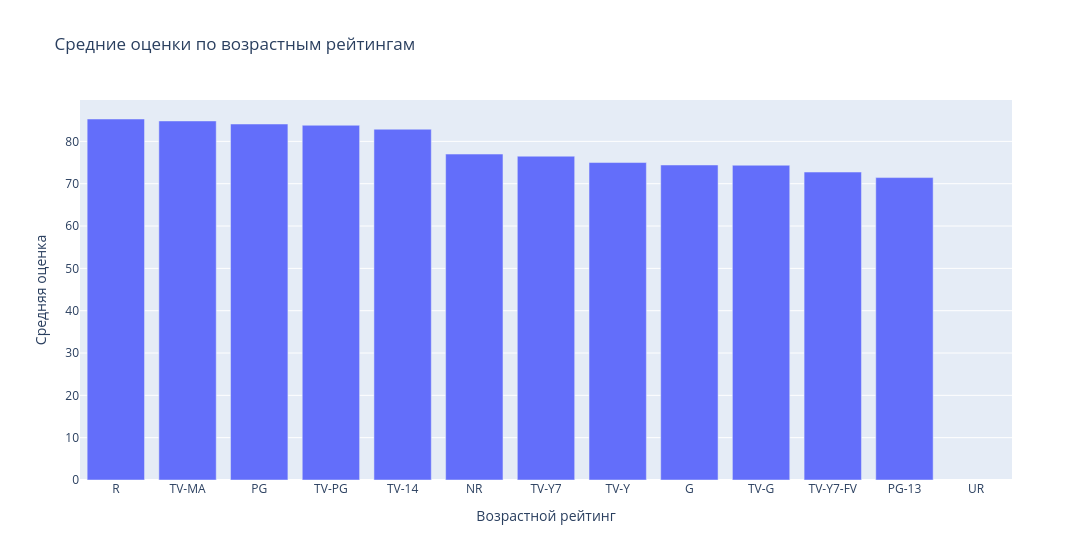

The notebook cell this image was saved under:
### Code cell
fig = go.Figure()

fig.add_trace(go.Bar(x = rating_mean['rating'], y= rating_mean['user rating score']))
fig.update_layout(
        title='Средние оценки по возрастным рейтингам',
        xaxis_title='Возрастной рейтинг',
        yaxis_title='Средняя оценка',
        xaxis=dict(categoryorder='total descending'),
        width = 1200)

fig.show()

### Figure 1 — Plotly figure (JSON) as saved in the notebook; plotly's stock layout.template omitted (floating-point values rounded to 4 significant figures)
{"data": [{"type": "bar", "x": ["G", "NR", "PG", "PG-13", "R", "TV-14", "TV-G", "TV-MA", "TV-PG", "TV-Y", "TV-Y7", "TV-Y7-FV", "UR"], "y": [74.42, 77.0, 84.1, 71.44, 85.29, 82.87, 74.36, 84.83, 83.81, 75.0, 76.5, 72.75, NaN]}], "layout": {"title": {"text": "Средние оценки по возрастным рейтингам"}, "width": 1200, "xaxis": {"categoryorder": "total descending", "title": {"text": "Возрастной рейтинг"}}, "yaxis": {"title": {"text": "Средняя оценка"}}}}
